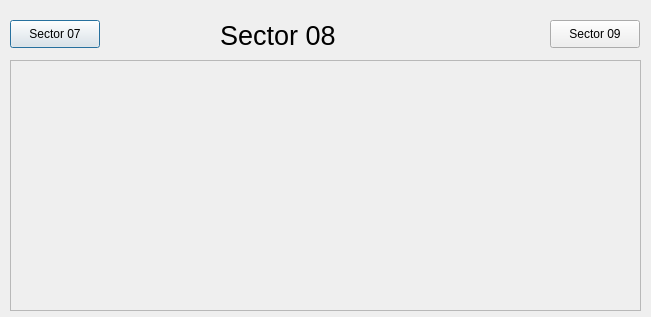
<?xml version="1.0" encoding="UTF-8"?>
<ui version="4.0">
 <class>Dialog</class>
 <widget class="QDialog" name="Dialog">
  <property name="geometry">
   <rect>
    <x>0</x>
    <y>0</y>
    <width>651</width>
    <height>317</height>
   </rect>
  </property>
  <property name="windowTitle">
   <string>Dialog</string>
  </property>
  <widget class="QLabel" name="label_2">
   <property name="geometry">
    <rect>
     <x>220</x>
     <y>20</y>
     <width>131</width>
     <height>31</height>
    </rect>
   </property>
   <property name="font">
    <font>
     <pointsize>20</pointsize>
    </font>
   </property>
   <property name="text">
    <string>Sector 08</string>
   </property>
  </widget>
  <widget class="ASguiFormPlugin" name="asguiformplugin">
   <property name="geometry">
    <rect>
     <x>10</x>
     <y>60</y>
     <width>631</width>
     <height>251</height>
    </rect>
   </property>
   <property name="uiFile" stdset="0">
    <string>SectorVacuumSchematic.ui</string>
   </property>
   <property name="variableSubstitutions" stdset="0">
    <string>SR=08 SRPREV=07</string>
   </property>
  </widget>
  <widget class="QCaPushButtonPlugin" name="guipushbuttonplugin">
   <property name="geometry">
    <rect>
     <x>10</x>
     <y>20</y>
     <width>90</width>
     <height>28</height>
    </rect>
   </property>
   <property name="text">
    <string>Sector 07</string>
   </property>
   <property name="guiFile">
    <string>SVS07.ui</string>
   </property>
   <property name="creationOption" stdset="0">
    <enum>QCaPushButtonPlugin::Open</enum>
   </property>
  </widget>
  <widget class="QCaPushButtonPlugin" name="guipushbuttonplugin_2">
   <property name="geometry">
    <rect>
     <x>550</x>
     <y>20</y>
     <width>90</width>
     <height>28</height>
    </rect>
   </property>
   <property name="text">
    <string>Sector 09</string>
   </property>
   <property name="guiFile">
    <string>SVS09.ui</string>
   </property>
   <property name="creationOption" stdset="0">
    <enum>QCaPushButtonPlugin::Open</enum>
   </property>
  </widget>
 </widget>
 <customwidgets>
  <customwidget>
   <class>QCaPushButtonPlugin</class>
   <extends>QPushButton</extends>
   <header>QCaPushButtonPlugin.h</header>
  </customwidget>
  <customwidget>
   <class>ASguiFormPlugin</class>
   <extends>QScrollArea</extends>
   <header>ASguiFormPlugin.h</header>
  </customwidget>
 </customwidgets>
 <resources/>
 <connections/>
</ui>
